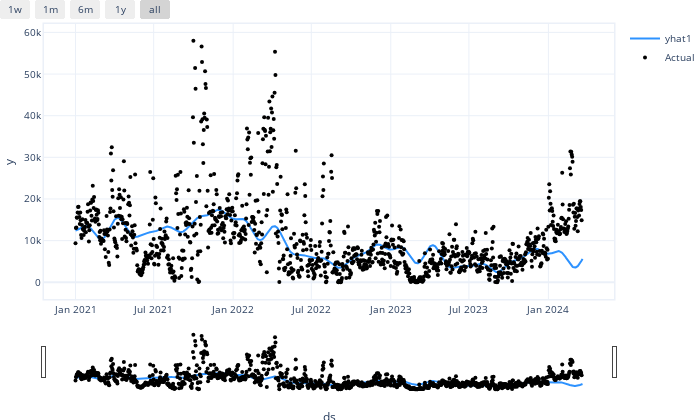

The cell this chart's notebook holds for it:
### Code cell
a2.plot(forecast)

### Figure 1 — Plotly figure (JSON) as saved in the notebook; plotly's stock layout.template omitted (floating-point values rounded to 4 significant figures; data arrays with more than 128 entries replaced by an {"elided": "..."} marker saying what was removed)
{"data": [{"fill": "none", "line": {"color": "rgba(45, 146, 255, 1.0)", "width": 2}, "mode": "lines", "name": "yhat1", "type": "scatter", "x": {"elided": "1175 str values"}, "y": {"elided": "1175 float values"}}, {"marker": {"color": "black", "size": 4}, "mode": "markers", "name": "Actual", "type": "scatter", "x": {"elided": "1175 str values"}, "y": {"elided": "1175 float values"}}], "layout": {"autosize": true, "font": {"size": 10}, "height": 420, "hovermode": "x unified", "margin": {"b": 0, "l": 0, "pad": 0, "r": 10, "t": 10}, "showlegend": true, "title": {"font": {"size": 12}}, "width": 700, "xaxis": {"linewidth": 1.5, "mirror": true, "rangeselector": {"buttons": [{"count": 7, "label": "1w", "step": "day", "stepmode": "backward"}, {"count": 1, "label": "1m", "step": "month", "stepmode": "backward"}, {"count": 6, "label": "6m", "step": "month", "stepmode": "backward"}, {"count": 1, "label": "1y", "step": "year", "stepmode": "backward"}, {"step": "all"}]}, "rangeslider": {"visible": true}, "showline": true, "title": {"text": "ds"}, "type": "date"}, "yaxis": {"linewidth": 1.5, "mirror": true, "showline": true, "title": {"text": "y"}}}}
